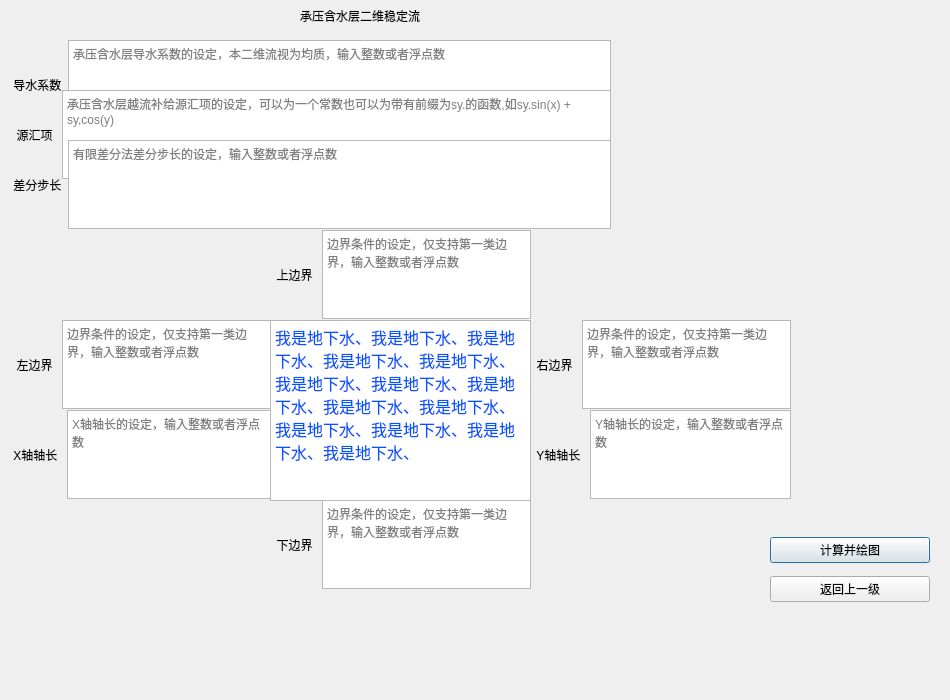
<?xml version="1.0" encoding="UTF-8"?>
<ui version="4.0">
 <class>two_dimension_confined_aquifer_stable_flow</class>
 <widget class="QDialog" name="two_dimension_confined_aquifer_stable_flow">
  <property name="windowModality">
   <enum>Qt::NonModal</enum>
  </property>
  <property name="geometry">
   <rect>
    <x>0</x>
    <y>0</y>
    <width>950</width>
    <height>700</height>
   </rect>
  </property>
  <property name="windowTitle">
   <string>two dimension confined aquifer stable flow</string>
  </property>
  <widget class="QLabel" name="label">
   <property name="geometry">
    <rect>
     <x>300</x>
     <y>0</y>
     <width>181</width>
     <height>31</height>
    </rect>
   </property>
   <property name="text">
    <string>承压含水层二维稳定流</string>
   </property>
  </widget>
  <widget class="QWidget" name="horizontalLayoutWidget">
   <property name="geometry">
    <rect>
     <x>10</x>
     <y>40</y>
     <width>601</width>
     <height>89</height>
    </rect>
   </property>
   <layout class="QHBoxLayout" name="horizontalLayout">
    <item>
     <widget class="QLabel" name="label_2">
      <property name="text">
       <string> 导水系数</string>
      </property>
     </widget>
    </item>
    <item>
     <widget class="QTextEdit" name="transmissivity">
      <property name="placeholderText">
       <string>承压含水层导水系数的设定，本二维流视为均质，输入整数或者浮点数</string>
      </property>
     </widget>
    </item>
   </layout>
  </widget>
  <widget class="QWidget" name="horizontalLayoutWidget_2">
   <property name="geometry">
    <rect>
     <x>10</x>
     <y>90</y>
     <width>601</width>
     <height>89</height>
    </rect>
   </property>
   <layout class="QHBoxLayout" name="horizontalLayout_2">
    <item>
     <widget class="QLabel" name="label_3">
      <property name="text">
       <string>  源汇项 </string>
      </property>
     </widget>
    </item>
    <item>
     <widget class="QTextEdit" name="leakage_recharge">
      <property name="placeholderText">
       <string notr="true">承压含水层越流补给源汇项的设定，可以为一个常数也可以为带有前缀为sy.的函数,如sy.sin(x) + sy,cos(y)</string>
      </property>
     </widget>
    </item>
   </layout>
  </widget>
  <widget class="QWidget" name="verticalLayoutWidget">
   <property name="geometry">
    <rect>
     <x>770</x>
     <y>530</y>
     <width>160</width>
     <height>80</height>
    </rect>
   </property>
   <layout class="QVBoxLayout" name="verticalLayout">
    <item>
     <widget class="QPushButton" name="draw">
      <property name="text">
       <string>计算并绘图</string>
      </property>
     </widget>
    </item>
    <item>
     <widget class="QPushButton" name="back">
      <property name="text">
       <string>返回上一级</string>
      </property>
     </widget>
    </item>
   </layout>
  </widget>
  <widget class="QWidget" name="horizontalLayoutWidget_5">
   <property name="geometry">
    <rect>
     <x>10</x>
     <y>140</y>
     <width>601</width>
     <height>89</height>
    </rect>
   </property>
   <layout class="QHBoxLayout" name="horizontalLayout_5">
    <item>
     <widget class="QLabel" name="label_6">
      <property name="text">
       <string> 差分步长</string>
      </property>
     </widget>
    </item>
    <item>
     <widget class="QTextEdit" name="step_length">
      <property name="placeholderText">
       <string>有限差分法差分步长的设定，输入整数或者浮点数</string>
      </property>
     </widget>
    </item>
   </layout>
  </widget>
  <widget class="QWidget" name="horizontalLayoutWidget_4">
   <property name="geometry">
    <rect>
     <x>530</x>
     <y>320</y>
     <width>261</width>
     <height>89</height>
    </rect>
   </property>
   <layout class="QHBoxLayout" name="horizontalLayout_4">
    <item>
     <widget class="QLabel" name="label_5">
      <property name="text">
       <string>  右边界 </string>
      </property>
     </widget>
    </item>
    <item>
     <widget class="QTextEdit" name="r_boundary">
      <property name="placeholderText">
       <string>边界条件的设定，仅支持第一类边界，输入整数或者浮点数</string>
      </property>
     </widget>
    </item>
   </layout>
  </widget>
  <widget class="QWidget" name="horizontalLayoutWidget_3">
   <property name="geometry">
    <rect>
     <x>10</x>
     <y>320</y>
     <width>261</width>
     <height>89</height>
    </rect>
   </property>
   <layout class="QHBoxLayout" name="horizontalLayout_3">
    <item>
     <widget class="QLabel" name="label_4">
      <property name="text">
       <string>  左边界 </string>
      </property>
     </widget>
    </item>
    <item>
     <widget class="QTextEdit" name="l_boundary">
      <property name="placeholderText">
       <string>边界条件的设定，仅支持第一类边界，输入整数或者浮点数</string>
      </property>
     </widget>
    </item>
   </layout>
  </widget>
  <widget class="QWidget" name="horizontalLayoutWidget_7">
   <property name="geometry">
    <rect>
     <x>270</x>
     <y>230</y>
     <width>261</width>
     <height>89</height>
    </rect>
   </property>
   <layout class="QHBoxLayout" name="horizontalLayout_7">
    <item>
     <widget class="QLabel" name="label_8">
      <property name="text">
       <string>  上边界 </string>
      </property>
     </widget>
    </item>
    <item>
     <widget class="QTextEdit" name="t_boundary">
      <property name="placeholderText">
       <string>边界条件的设定，仅支持第一类边界，输入整数或者浮点数</string>
      </property>
     </widget>
    </item>
   </layout>
  </widget>
  <widget class="QWidget" name="horizontalLayoutWidget_8">
   <property name="geometry">
    <rect>
     <x>270</x>
     <y>500</y>
     <width>261</width>
     <height>89</height>
    </rect>
   </property>
   <layout class="QHBoxLayout" name="horizontalLayout_8">
    <item>
     <widget class="QLabel" name="label_9">
      <property name="text">
       <string>  下边界 </string>
      </property>
     </widget>
    </item>
    <item>
     <widget class="QTextEdit" name="b_boundary">
      <property name="placeholderText">
       <string>边界条件的设定，仅支持第一类边界，输入整数或者浮点数</string>
      </property>
     </widget>
    </item>
   </layout>
  </widget>
  <widget class="QTextBrowser" name="textBrowser">
   <property name="geometry">
    <rect>
     <x>270</x>
     <y>320</y>
     <width>261</width>
     <height>181</height>
    </rect>
   </property>
   <property name="html">
    <string>&lt;!DOCTYPE HTML PUBLIC &quot;-//W3C//DTD HTML 4.0//EN&quot; &quot;http://www.w3.org/TR/REC-html40/strict.dtd&quot;&gt;
&lt;html&gt;&lt;head&gt;&lt;meta name=&quot;qrichtext&quot; content=&quot;1&quot; /&gt;&lt;style type=&quot;text/css&quot;&gt;
p, li { white-space: pre-wrap; }
&lt;/style&gt;&lt;/head&gt;&lt;body style=&quot; font-family:'SimSun'; font-size:9pt; font-weight:400; font-style:normal;&quot;&gt;
&lt;p style=&quot; margin-top:0px; margin-bottom:0px; margin-left:0px; margin-right:0px; -qt-block-indent:0; text-indent:0px;&quot;&gt;&lt;span style=&quot; font-size:12pt; color:#0055ff;&quot;&gt;我是地下水、我是地下水、我是地下水、我是地下水、我是地下水、我是地下水、我是地下水、我是地下水、我是地下水、我是地下水、我是地下水、我是地下水、我是地下水、我是地下水、&lt;/span&gt;&lt;/p&gt;&lt;/body&gt;&lt;/html&gt;</string>
   </property>
  </widget>
  <widget class="QWidget" name="horizontalLayoutWidget_9">
   <property name="geometry">
    <rect>
     <x>10</x>
     <y>410</y>
     <width>261</width>
     <height>89</height>
    </rect>
   </property>
   <layout class="QHBoxLayout" name="horizontalLayout_9">
    <item>
     <widget class="QLabel" name="label_10">
      <property name="text">
       <string> X轴轴长 </string>
      </property>
     </widget>
    </item>
    <item>
     <widget class="QTextEdit" name="x_length">
      <property name="placeholderText">
       <string>X轴轴长的设定，输入整数或者浮点数</string>
      </property>
     </widget>
    </item>
   </layout>
  </widget>
  <widget class="QWidget" name="horizontalLayoutWidget_10">
   <property name="geometry">
    <rect>
     <x>530</x>
     <y>410</y>
     <width>261</width>
     <height>89</height>
    </rect>
   </property>
   <layout class="QHBoxLayout" name="horizontalLayout_10">
    <item>
     <widget class="QLabel" name="label_11">
      <property name="text">
       <string>  Y轴轴长 </string>
      </property>
     </widget>
    </item>
    <item>
     <widget class="QTextEdit" name="y_length">
      <property name="placeholderText">
       <string>Y轴轴长的设定，输入整数或者浮点数</string>
      </property>
     </widget>
    </item>
   </layout>
  </widget>
 </widget>
 <resources>
  <include location="../resource.qrc"/>
 </resources>
 <connections/>
</ui>
